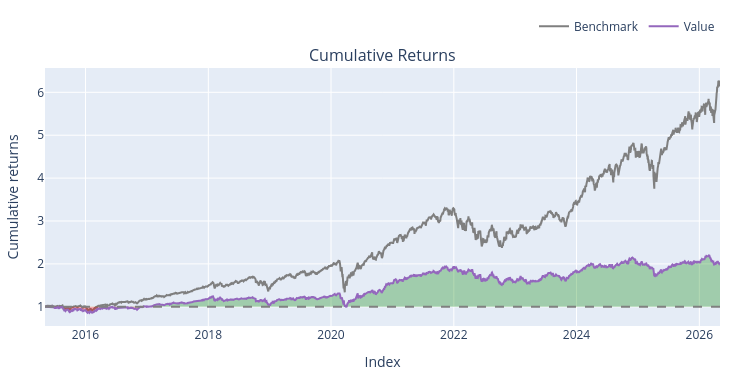

Notebook cell for this chart:
### Markdown cell above
### Bollinger Bands for the S and P 500

### Code cell
macd_dict = {}
signal_dict = {}
hist_dict = {}
rsi_dict = {}
obv_dict = {}
obv_ma_dict = {}
bb_upper_dict = {}
bb_middle_dict = {}
bb_lower_dict = {}

for ticker in close_df.columns:
    prices = close_df[ticker].to_numpy(dtype=np.float64)

    macd, signal, hist = talib.MACD(
        prices,
        fastperiod=12,
        slowperiod=26,
        signalperiod=9
    )

    rsi = talib.RSI(
        prices,
        timeperiod=14
    )

    obv = talib.OBV(close_df[ticker].to_numpy(dtype = np.float64), volume_df[ticker].to_numpy(dtype = np.float64))
    oma = pd.Series(obv, index=close_df.index).rolling(20).mean()

    upper, middle, lower = talib.BBANDS(
        prices,
        timeperiod=20,
        nbdevup=2,
        nbdevdn=2,
        matype=0
    )

    macd_dict[ticker] = macd
    signal_dict[ticker] = signal
    hist_dict[ticker] = hist
    rsi_dict[ticker] = rsi
    obv_dict[ticker] = obv
    obv_ma_dict[ticker] = oma
    bb_upper_dict[ticker] = upper
    bb_middle_dict[ticker] =  middle
    bb_lower_dict[ticker] = lower

macd_df = pd.DataFrame(macd_dict, index=close_df.index)
signal_df = pd.DataFrame(signal_dict, index=close_df.index)
hist_df = pd.DataFrame(hist_dict, index=close_df.index)
rsi_df = pd.DataFrame(rsi_dict, index = close_df.index )
obv_df = pd.DataFrame(obv_dict, index = close_df.index)
oma_df = pd.DataFrame(obv_ma_dict, index = close_df.index)
upper_df = pd.DataFrame(bb_upper_dict, index = close_df.index)
middle_df = pd.DataFrame(bb_middle_dict, index=close_df.index)
lower_df = pd.DataFrame(bb_lower_dict, close_df.index)

entries = (close_df >= middle_df).shift(1).fillna(False).astype(bool)
exits = (close_df < middle_df).shift(1).fillna(False).astype(bool)



backtest1 = vbt.Portfolio.from_signals(
    close=close_df,
    open = open_df,
    high = high_df,
    low = low_df,
    entries=entries,
    exits=exits,
    init_cash=100_000.0,
    size=0.1,                         
    size_type='percent',
    cash_sharing=True,                 
    group_by=True,                     
    freq='1D',
    fees=0.001,
    sl_stop = 0.10,
       
)

print(backtest1.stats())
backtest1.plot().show()

### Figure 1 — Plotly figure (JSON) as saved in the notebook; plotly's stock layout.template omitted (floating-point values rounded to 4 significant figures; data arrays with more than 128 entries replaced by an {"elided": "..."} marker saying what was removed)
{"data": [{"legendgroup": "0", "line": {"color": "#7f7f7f"}, "name": "Benchmark", "showlegend": true, "type": "scatter", "uid": "c404eb15-a6b6-490e-83af-ca5c13ff2db1", "x": {"elided": "2766 str values"}, "xaxis": "x", "y": {"elided": "2766 float values"}, "yaxis": "y"}, {"hoverinfo": "skip", "legendgroup": "1", "line": {"color": "rgba(0, 0, 0, 0)", "width": 0}, "opacity": 0, "showlegend": false, "type": "scatter", "uid": "551a9ffc-5127-48ae-a705-4415329f80c8", "x": {"elided": "2766 str values"}, "xaxis": "x", "y": {"elided": "2766 int values"}, "yaxis": "y"}, {"connectgaps": false, "fill": "tonexty", "fillcolor": "rgba(0, 128, 0, 0.3)", "hoverinfo": "skip", "legendgroup": "1", "line": {"color": "rgba(0, 0, 0, 0)", "width": 0}, "opacity": 0, "showlegend": false, "type": "scatter", "uid": "e82a8915-36ad-46a6-a654-4c5913596493", "x": {"elided": "2766 str values"}, "xaxis": "x", "y": {"elided": "2766 float values"}, "yaxis": "y"}, {"hoverinfo": "skip", "legendgroup": "1", "line": {"color": "rgba(0, 0, 0, 0)", "width": 0}, "opacity": 0, "showlegend": false, "type": "scatter", "uid": "7718059d-e5ce-4fc7-b53f-29a3b484abc2", "x": {"elided": "2766 str values"}, "xaxis": "x", "y": {"elided": "2766 int values"}, "yaxis": "y"}, {"connectgaps": false, "fill": "tonexty", "fillcolor": "rgba(255, 0, 0, 0.3)", "hoverinfo": "skip", "legendgroup": "1", "line": {"color": "rgba(0, 0, 0, 0)", "width": 0}, "opacity": 0, "showlegend": false, "type": "scatter", "uid": "21516ef5-816f-43c5-b5b7-3e0f78ff5b32", "x": {"elided": "2766 str values"}, "xaxis": "x", "y": {"elided": "2766 float values"}, "yaxis": "y"}, {"legendgroup": "2", "line": {"color": "#9467bd"}, "name": "Value", "showlegend": true, "type": "scatter", "uid": "86989824-968b-486d-8d6c-8097706a0d84", "x": {"elided": "2766 str values"}, "xaxis": "x", "y": {"elided": "2766 float values"}, "yaxis": "y"}, {"hoverinfo": "skip", "legendgroup": "1", "line": {"color": "rgba(0, 0, 0, 0)", "width": 0}, "opacity": 0, "showlegend": false, "type": "scatter", "uid": "efa56e7b-a91e-4758-a511-b1c9d78aef88", "x": {"elided": "2766 str values"}, "xaxis": "x", "y": {"elided": "2766 int values"}, "yaxis": "y"}], "layout": {"annotations": [{"font": {"size": 16}, "showarrow": false, "text": "Cumulative Returns", "x": 0.5, "xanchor": "center", "xref": "paper", "y": 1, "yanchor": "bottom", "yref": "paper"}], "height": 380, "legend": {"orientation": "h", "traceorder": "normal", "x": 1, "xanchor": "right", "y": 1.105, "yanchor": "bottom"}, "margin": {"b": 30, "l": 30, "r": 30, "t": 30}, "shapes": [{"line": {"color": "gray", "dash": "dash"}, "type": "line", "x0": 0, "x1": 1, "xref": "paper", "y0": 1, "y1": 1, "yref": "y"}], "showlegend": true, "width": 750, "xaxis": {"anchor": "y", "domain": [0, 1], "title": {"text": "Index"}}, "yaxis": {"anchor": "x", "domain": [0, 1], "title": {"text": "Cumulative returns"}}}}
